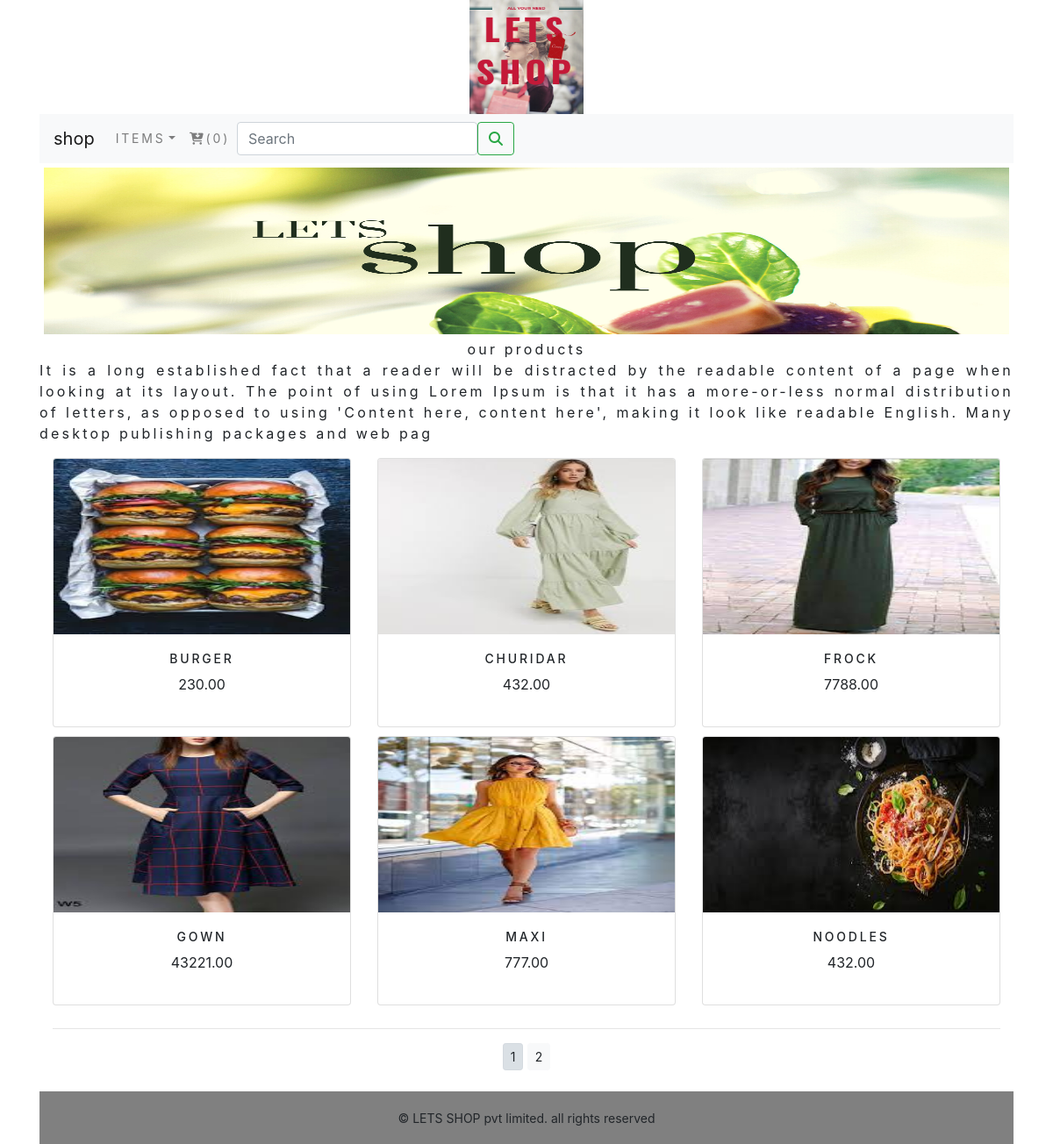
The app's page /shop/ with its own data.
### ecommerceapp/models.py (models this page shows, shortened)
class Product(models.Model):
    name=models.CharField(max_length=230,unique=True)
    slug=models.SlugField(max_length=250,unique=True)
    desc=models.TextField(blank=True)
    price=models.DecimalField(max_digits=10,decimal_places=2)
    category=models.ForeignKey(Category,on_delete=models.CASCADE)
    img = models.ImageField(upload_to='product', blank=True)
    stock=models.IntegerField()
    available=models.BooleanField(default=True)
    created=models.DateTimeField(auto_now=True)
    updated=models.DateTimeField(auto_now=True)
    def get_url(self):
        return reverse('ecommerceapp:prodetail',args=[self.category.slug,self.slug])
    class Meta:
        ordering=('name',)
        verbose_name='product'
        verbose_name_plural='products'

### ecommerceapp/views.py (the view)
# urls.py: path('',views.Allprodcat,name='Allprodcat'),
def Allprodcat(request,c_slug=None):
    c_page=None
    products_list=None
    if c_slug!=None:
        c_page=get_object_or_404(Category,slug=c_slug)
        products_list=Product.objects.all().filter(category=c_page,available=True)
    else:
        products_list=Product.objects.all().filter(available=True)
    paginator=Paginator(products_list,6)
    try:
        page=int(request.GET.get('page','1'))
    except:
        page=1
    try:
        products=paginator.page(page)
    except (EmptyPage,InvalidPage):
        products=paginator.page(paginator.num_pages)
    return render(request,"category.html",{'category':c_page,'products':products})

### cart/context_processors.py (called while the page is built)
def counter(request):
    item_count=0
    if 'admin' in request.path:
        return {}
    else:
        try:
            cart=Cart.objects.filter(cart_id=cart_id(request))
            cart_items=Cart_item.objects.all().filter(cart=cart[:1])
            for cart_item in cart_items:
                item_count += cart_item.quantity
        except Cart.DoesNotExist:
            item_count = 0
    return dict(item_count=item_count)

### cart/views.py (called while the page is built)
def cart_id(request):
    cart=request.session.session_key
    if not cart:
        cart=request.session.create()
    return cart

### ecommerceapp/context_processors.py (called while the page is built)
def menu_links(request):
    links=Category.objects.all()
    return dict(links=links)

### ecommerceapp/models.py (called while the page is built)
    def get_url(self):
        return reverse('ecommerceapp:prod_by_cat',args=[self.slug])

### templates/category.html (shortened to what this page needs)
{% extends 'base.html' %}
{% load static %}
{% block content %}
<div class="mx_auto">
    {% if category %}
    <img class="my_image" src="{{category.img.url}}" alt="{{category.name}}">
</div>
<br>
<div>
    <h1 class="text-center my_title">{{category.name}}</h1>
    <p class="text-justify">{{category.desc}}</p>
</div>
{% else %}
<div>
    <img class="my_image my_image_padding" src="{% static 'img/banner.png' %}" alt="our products" width="1250px;">
</div>
<div class="text-center my_title">
    our products
    <p class="text-justify">It is a long established fact that a reader will be distracted by the readable content of a page when looking at its layout. The point of using Lorem Ipsum is that it has a more-or-less normal distribution of letters, as opposed to using 'Content here, content here', making it look like readable English. Many desktop publishing packages and web pag</p>
</div>
{% endif %}
    <div class="container">
        <div class="row mx_auto">
            {% for product in products.object_list %}
            <div class="my_bottom_margin col-9 col-sm-12 col-md-4  xol-lg-4">
                <div class="card text-center" style="min-width:18rem;">
                  <a href="{{product.get_url}}"><img class="card-img-top my_image" src="{{product.img.url}}" alt="{{product.name}}" width="250px;"> </a>
                <div class="card-body">
                <h4>{{product.name}}</h4>
                 <p>{{product.price}}</p>
              </div>
              </div>
        </div>
            {% endfor %}
        </div>
        <div class="mx-auto">
            {% if products.paginator.num_pages > 1 %}
            <hr>
            <div class="text-center">
                {% for pg in products.paginator.page_range %}
                <a href="?page={{pg}}" class= "btn btn-light btn-sm {% if products.number == pg %} active {% endif %}">{{pg}}</a>
                   {% endfor %}
            </div>
            {% endif %}
        </div>
        <br>
 </div>
{% endblock %}

### templates/base.html (shortened to what this page needs)
{% load static %}
<!DOCTYPE html>
<html lang="en">
<head>
    <link rel="stylesheet" href="{% static 'css/custom.css' %}">
    <link rel="stylesheet" href="{% static 'css/bootstrap.min.css' %}">
</head>
<body>
<div class="container">
{% include 'header.html' %}
{% include 'navbar.html' %}
{% block content %}
{% endblock %}
</div>
{% include 'footer.html' %}
</body>
</html>

### templates/header.html
{%  load static %}
<header>
    <center>
        <a href="{% url 'ecommerceapp:Allprodcat' %}">  <img src="{% static 'img/logo.png' %}" alt="logo" width="130px;" height="130px;">
    </center>
</header>

### templates/navbar.html (shortened to what this page needs)
    <nav class="navbar navbar-expand-md navbar-light bg-light">
        <a href="#" class="navbar-brand">shop</a>
        <div id="navbarCollapse" class="collapse navbar-collapse">
            <ul class="nav navbar-nav">
                <li class="nav-item dropdown {% if 'ecommerceapp' in request.path %} active {% endif %} ">
                    <a href="#" class="nav-link dropdown-toggle" data-toggle="dropdown">ITEMS</a>
                {% if item_count > 0 %}
                <li class="nav-item">
                         <a class="nav-link " href="{% url 'cart:cart_detail' %}"><i class="fas fa-cart-arrow-down"></i>({{item_count}})</a>
                       </li>
                {% else%}
                <li class="nav-item">
                         <a class="nav-link " href="{% url 'cart:cart_detail' %}"><i class="fas fa-cart-arrow-down"></i>({{item_count}})</a>
                       </li>
                {% endif %}
                         <form class="d-flex" action="{% url 'searchap:searchresult' %}" method="get">
                             <input class="form-control me-2" type="search" name="q" placeholder="Search" aria-label="Search">
                            <button class="btn btn-outline-success" type="submit"><i class="fas fa-search"></i></button>
                           </form>
                </li>
            </ul>
        </div>
    </nav>

### templates/footer.html
<div class="navbar-bottom-fixed my_footer">
    <p class="text-center">
        &copy; LETS SHOP pvt limited. all rights reserved
    </p>
</div>

### static/css/custom.css (style rules this page uses)
body { font-family: 'Coda Caption', sans-serif; }
.nav-item { letter-spacing: .2em; font-size :14px; text-transform :uppercase; }
.my_footer { background-color:grey; height:60px; }
.my_footer p { padding-top:20px; font-size: 14px; }
.my_image { width:100%; height:200px; }
.my_title { font-size:16px; text_transform:uppercase; letter-spacing:.2em; }
.my_image_padding { padding:5px; }
.my_bottom_margin { margin-bottom:10px; }
.card-body h4 { font-size:14px; text-transform:uppercase; letter-spacing:.2em; }

### records on screen
Product: img (picture), name "BURGER", price "230.00"
Product: img (picture), name "CHURIDAR", price "432.00"
Product: img (picture), name "FROCK", price "7788.00"
Product: img (picture), name "GOWN", price "43221.00"
Product: img (picture), name "MAXI", price "777.00"
Product: img (picture), name "NOODLES", price "432.00"

### other values on screen
{{ item_count }} "0"
{{ pg }} "1" "2"
